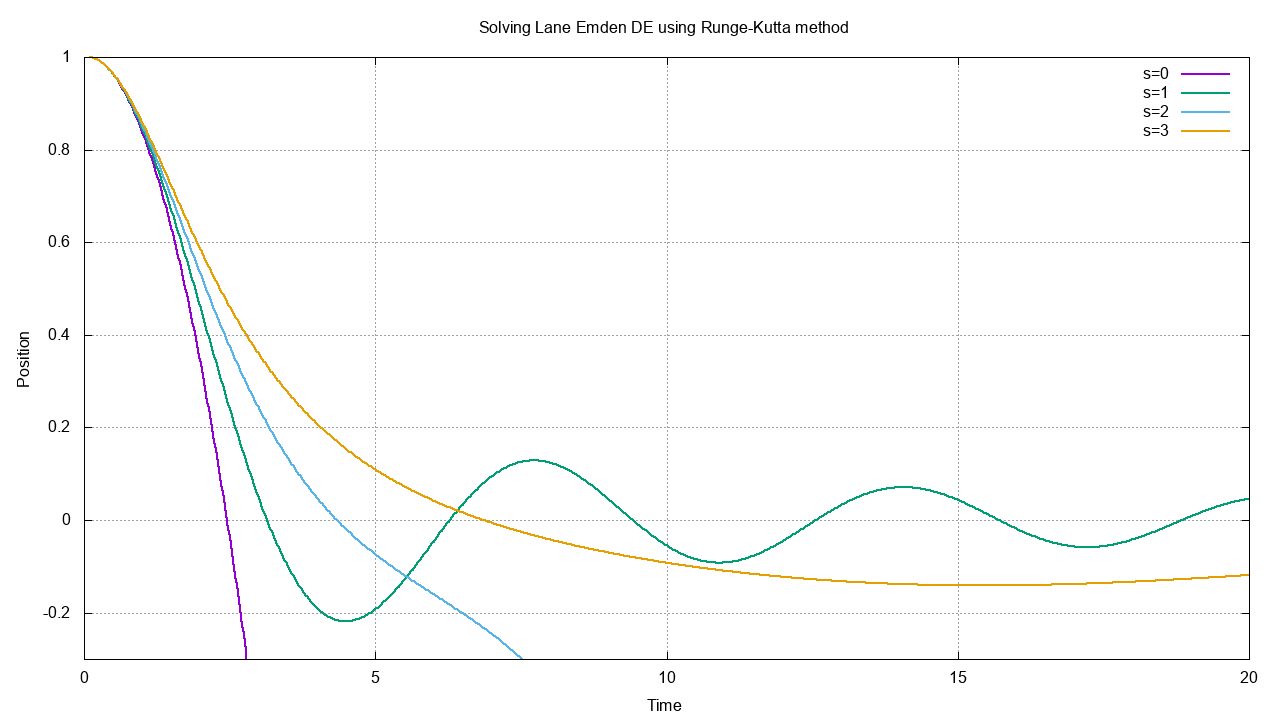

Write gnuplot code to recreate this figure.
set xrange[0:20]
set yrange [-0.3:1]
set grid

set title "Solving Lane Emden DE using Runge-Kutta method"
set xlabel "Time"
set ylabel "Position"


set terminal png size 1280,720
set output "3_RK.png"
plot "3_RK.dat" u 1:(column("s=0")) w l lw 2, "" u 1:(column("s=1")) w l lw 2, "" u 1:(column("s=2")) w l lw 2, "" u 1:(column("s=3")) w l lw 2


set terminal wxt background '#00222222'
plot "3_RK.dat" u 1:(column("s=0")) w l lw 2, "" u 1:(column("s=1")) w l lw 2, "" u 1:(column("s=2")) w l lw 2, "" u 1:(column("s=3")) w l lw 2
